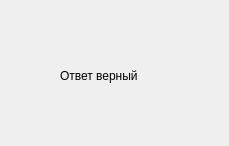
<?xml version="1.0" encoding="UTF-8"?>
<ui version="4.0">
 <class>Checking</class>
 <widget class="QDialog" name="Checking">
  <property name="geometry">
   <rect>
    <x>0</x>
    <y>0</y>
    <width>229</width>
    <height>146</height>
   </rect>
  </property>
  <property name="windowTitle">
   <string>Dialog</string>
  </property>
  <widget class="QLabel" name="label">
   <property name="geometry">
    <rect>
     <x>60</x>
     <y>40</y>
     <width>181</width>
     <height>71</height>
    </rect>
   </property>
   <property name="text">
    <string>Ответ верный</string>
   </property>
  </widget>
 </widget>
 <resources/>
 <connections/>
</ui>
